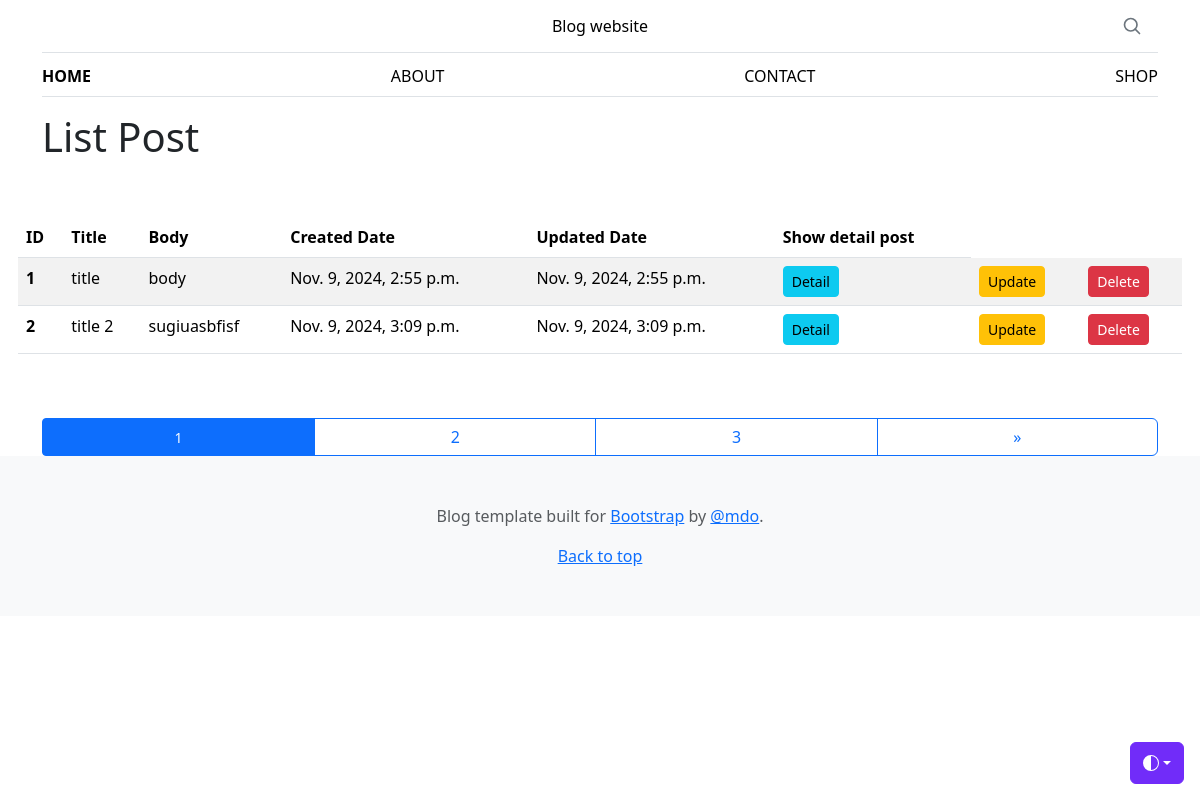
/post/list/, run on the app's committed database.
### blog/models.py (models this page shows)
class Post(models.Model):
    author = models.ForeignKey(User, on_delete=models.CASCADE)
    title = models.CharField(max_length=200)
    body = models.TextField()
    created_at = models.DateTimeField(auto_now_add=True)
    updated_at = models.DateTimeField(auto_now=True)

### blog/views.py (the view)
# urls.py: path('post/list/', views.listPost, name='listPost'),
def listPost(request):
    page_title = 'List Post'
    posts = Post.objects.all()
    paginator = Paginator(posts, 2)  # Show 25 contacts per page.
    page_number = request.GET.get("page")
    page_obj = paginator.get_page(page_number)
    context = {
        'page_title': page_title,
        "page_obj": page_obj,
    }
    return render(request, 'blog/listPost.html', context)

### blog/templates/blog/listPost.html (shortened to what this page needs)
{% extends "blog/layout.html" %}
{% load crispy_forms_tags %}
{% block content %}
  <h1>List Post</h1>
  <table class="table table-striped">
    <thead>
    <tr>
      <th scope="col">ID</th>
      <th scope="col">Title</th>
      <th scope="col">Body</th>
      <th scope="col">Created Date</th>
      <th scope="col">Updated Date</th>
      <th scope="col">Show detail post</th>
    </tr>
  </thead>
  <tbody>
    {% for post in page_obj %}
    <tr>
      <th scope="row">{{ post.id }}</th>
      <td>{{ post.title }}</td>
      <td>{{ post.body }}</td>
      <td>{{ post.created_at }}</td>
      <td>{{ post.updated_at }}</td>
      <td><a class="btn btn-info btn-sm" href="{% url 'detail' post.id %}">Detail</a></td>
      <td><a class="btn btn-warning btn-sm" href="{% url 'updatePost' post.id %}">Update</a></td>
      <td><a class="btn btn-danger btn-sm" href="{% url 'deletePost' post.id %}">Delete</a></td>
    </tr>
    {% endfor %}
  </tbody>
  </table>
  {% if page_obj %}
    {% if page_obj.has_other_pages %}
    <div class="btn-group" role="group">
          {% for page_number in page_obj.paginator.page_range %}
              {% if page_obj.number == page_number %}
                  <button class="btn btn-outline-primary active btn-sm">
                      <span>{{ page_number }}</span>
                  </button>
              {% else %}
                  <a href="?page={{ page_number }}" class="btn btn-outline-primary">
                      {{ page_number }}
                  </a>
              {% endif %}
          {% endfor %}
          {% if page_obj.has_next %}
              <a href="?page={{ page_obj.next_page_number }}" class="btn btn-outline-primary">&raquo;</a>
          {% endif %}
      </div>
      {% endif %}
  {% else %}
      <p>No items found.</p>
  {% endif %}
{% endblock %}

### data on the page
Post: id "1", title "title", body "body", created_at "Nov. 9, 2024, 2:55 p.m.", updated_at "Nov. 9, 2024, 2:55 p.m."
Post: id "2", title "title 2", body "sugiuasbfisf", created_at "Nov. 9, 2024, 3:09 p.m.", updated_at "Nov. 9, 2024, 3:09 p.m."

### other printed values
{{ page_number }} "1"
{{ page_number }} "2" "3"
